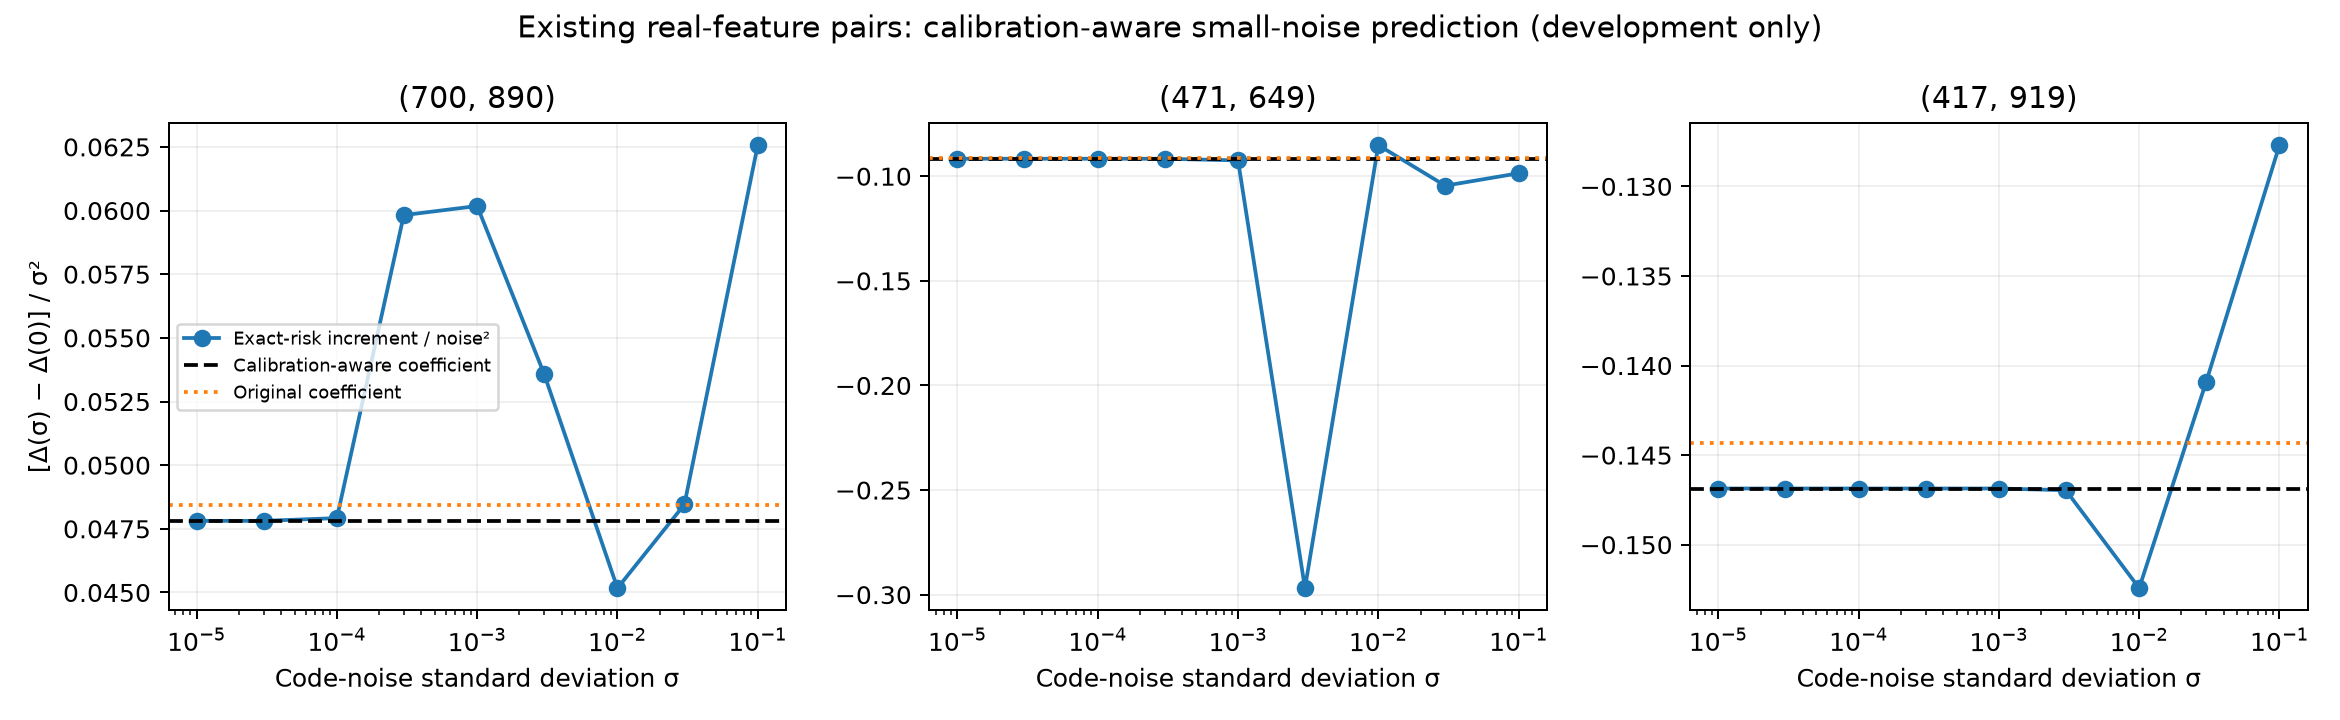

Generate this figure with Python:
"""Bounded Project 1 coefficient check. No final-evaluation rows or new pairs.

Independent implementation; reads Claude records, never imports/writes Claude code.
Run from repository root using NumPy, SciPy, Matplotlib. Results are descriptive
development-data calculations, not new independent confirmation or novelty evidence.
"""
import json
from pathlib import Path
import numpy as np
from scipy.special import ndtr
from scipy.optimize import minimize_scalar, brentq
import matplotlib
matplotlib.use('Agg')
import matplotlib.pyplot as plt

ROOT = Path(__file__).resolve().parents[1]
OUT = Path(__file__).resolve().parent
SRC = ROOT / 'claude_agent/repair_v3/results'
RAW = ROOT / 'project1_toy/head_transfer_20261007/extraction_run_v1/raw_logits.npy'

def phi(z):
    return np.exp(-np.asarray(z)**2 / 2) / np.sqrt(2*np.pi)

def H(z):
    return (1+z*z)*ndtr(z)+z*phi(z)

def moment_loss(mu, s, t):
    if s == 0:
        return (np.maximum(mu,0)-t)**2
    z=mu/s
    return (mu*mu+s*s)*ndtr(z)+mu*s*phi(z)-2*t*(mu*ndtr(z)+s*phi(z))+t*t

def fit(o, t, s, b0):
    # Independent fine search around the archived clean optimum and all noisy
    # local minima on a fixed global grid. Report numerical, not certified.
    grid=np.unique(np.r_[np.linspace(-3,3,601), b0+s*np.linspace(-8,8,161), b0])
    vals=np.array([moment_loss(o+b,s,t).mean() for b in grid])
    ids=[j for j in range(len(grid)) if (j==0 or vals[j]<=vals[j-1]) and (j==len(grid)-1 or vals[j]<=vals[j+1])]
    best=(vals.min(),float(grid[vals.argmin()]))
    for j in ids:
        if 0<j<len(grid)-1:
            rr=minimize_scalar(lambda b:moment_loss(o+b,s,t).mean(),bounds=(grid[j-1],grid[j+1]),method='bounded',options={'xatol':1e-13})
            if rr.fun<best[0]: best=(float(rr.fun),float(rr.x))
    # Risk values can be flat to floating-point precision while held-out bias
    # sensitivity is nonzero. Refine stationarity, not just risk minimisation.
    def grad(b):
        mu=o+b; z=mu/s
        return 2*np.mean(mu*ndtr(z)+s*phi(z)-t*ndtr(z))
    rad=max(8*s,.01)
    if grad(b0-rad)<0 and grad(b0+rad)>0:
        root=brentq(grad,b0-rad,b0+rad,xtol=1e-15)
        mu=o+root; z=mu/s
        curvature=2*np.mean(ndtr(z)-t*phi(z)/s)
        if curvature>0 and moment_loss(mu,s,t).mean()<=best[0]+1e-13:
            return float(root)
    return best[1]

def run():
    data=np.load(RAW,mmap_mode='r')
    perm=np.random.default_rng(20261008).permutation(np.arange(1024,4608))
    pred=perm[896:1792]
    # Explicit access whitelist: only calibration and prediction, never E.
    allowed=np.r_[np.arange(256,512),pred]
    assert len(np.unique(allowed))==1152
    selection=json.loads((SRC/'selection.json').read_text())
    eta=np.asarray(selection['eta'])
    sigmas=np.array([.00001,.00003,.0001,.0003,.001,.003,.01,.03,.1])
    pairs=selection['selected_crossing']+selection['selected_control']
    records=[]
    fig,axs=plt.subplots(1,len(pairs),figsize=(13,4),sharex=True)
    for pair,ax in zip(pairs,np.atleast_1d(axs)):
        info=next(c for c in selection['candidates'] if c['pair']==pair)
        rms=np.asarray(info['train_rms'])
        C=np.maximum(np.asarray(data[np.arange(256,512)][:,pair]),0)/rms
        P=np.maximum(np.asarray(data[pred][:,pair]),0)/rms
        models=json.loads((SRC/f'calib_{pair[0]}_{pair[1]}.json').read_text())['models']
        ws=np.asarray(models['share']['w']); bs=np.asarray(models['share']['biases'][0])
        wm=np.asarray(models['mono']['w']); bm=np.asarray(models['mono']['biases'][0])
        r=int(np.argmax(wm))
        oc=np.outer(C@ws,ws); op=np.outer(P@ws,ws)
        pc=float(np.mean(C[:,r]>0)); pp=float(np.mean(P[:,r]>0))
        zc=minimize_scalar(lambda z:pc*(1+z*z)+(1-pc)*H(z),bounds=(-8,0),method='bounded',options={'xatol':1e-13}).x
        zp=minimize_scalar(lambda z:pp*(1+z*z)+(1-pp)*H(z),bounds=(-8,0),method='bounded',options={'xatol':1e-13}).x
        openp=(op+bs>0).mean(axis=0)
        sharingB=float(np.sum(eta*ws**2*openp))
        mono_cal=pp*(1+zc*zc)+(1-pp)*H(zc)
        mono_self=pp*(1+zp*zp)+(1-pp)*H(zp)
        B_correct=sharingB-eta[r]*mono_cal
        B_old=sharingB-eta[r]*mono_self
        clean_s=sum(eta[i]*moment_loss(op[:,i]+bs[i],0,P[:,i]).mean() for i in range(2))
        clean_m=sum(eta[i]*moment_loss(np.outer(P@wm,wm)[:,i]+bm[i],0,P[:,i]).mean() for i in range(2))
        delta0=float(clean_s-clean_m)
        exact_kinks_C=np.sum(np.abs(oc+bs)<1e-12,axis=0).tolist()
        exact_kinks_P=np.sum(np.abs(op+bs)<1e-12,axis=0).tolist()
        rows=[]
        for sigma in sigmas:
            sb=np.array([fit(oc[:,i],C[:,i],abs(ws[i])*sigma,bs[i]) for i in range(2)])
            mb=np.array([fit(np.outer(C@wm,wm)[:,i],C[:,i],abs(wm[i])*sigma,bm[i]) if wm[i]!=0 else bm[i] for i in range(2)])
            rs=sum(eta[i]*moment_loss(op[:,i]+sb[i],abs(ws[i])*sigma,P[:,i]).mean() for i in range(2))
            rm=sum(eta[i]*moment_loss(np.outer(P@wm,wm)[:,i]+mb[i],abs(wm[i])*sigma,P[:,i]).mean() for i in range(2))
            d=float(rs-rm)
            rows.append({'sigma':float(sigma),'delta':d,'observed_coefficient':float((d-delta0)/sigma**2),'bias_share':sb.tolist(),'bias_mono':mb.tolist()})
        rec={'pair':pair,'delta0':delta0,'p_cal':pc,'p_pred':pp,'z_cal':float(zc),'B_original':float(B_old),'B_calibration_corrected':float(B_correct),'exact_sharing_kinks_cal':exact_kinks_C,'exact_sharing_kinks_pred':exact_kinks_P,'min_sharing_gate_distance_cal':np.min(np.abs(oc+bs),axis=0).tolist(),'min_sharing_gate_distance_pred':np.min(np.abs(op+bs),axis=0).tolist(),'checks':rows}
        records.append(rec)
        ax.semilogx(sigmas,[v['observed_coefficient'] for v in rows],'o-',label='Exact-risk increment / noise²')
        ax.axhline(B_correct,color='black',ls='--',label='Calibration-aware coefficient')
        ax.axhline(B_old,color='tab:orange',ls=':',label='Original coefficient')
        ax.set_title(str(tuple(pair))); ax.set_xlabel('Code-noise standard deviation σ'); ax.grid(alpha=.2)
        print(json.dumps({k:rec[k] for k in ['pair','B_original','B_calibration_corrected','exact_sharing_kinks_cal','exact_sharing_kinks_pred']}))
        print('observed coefficients:',[(v['sigma'],round(v['observed_coefficient'],8)) for v in rows])
    axs[0].set_ylabel('[Δ(σ) − Δ(0)] / σ²'); axs[0].legend(fontsize=7)
    fig.suptitle('Existing real-feature pairs: calibration-aware small-noise prediction (development only)')
    fig.tight_layout();fig.savefig(OUT/'calibration_boundary_check.png',dpi=180)
    result={'question':'Does the small-noise coefficient apply to CAL-fitted/P-evaluated compressors?','scope':'Three existing pairs; no E rows, no new selection, no significance or novelty claim.','sigma_grid':sigmas.tolist(),'pairs':records}
    (OUT/'calibration_boundary_results.json').write_text(json.dumps(result,indent=2))

if __name__=='__main__':run()
